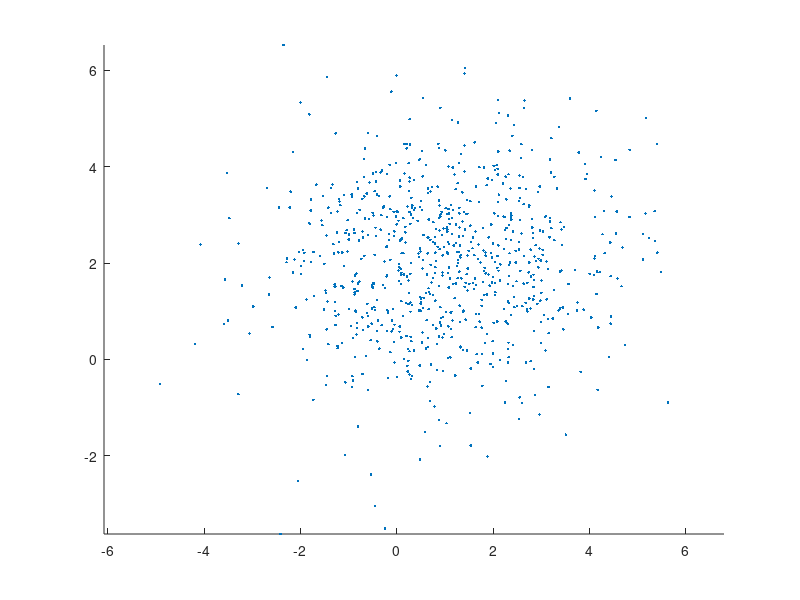
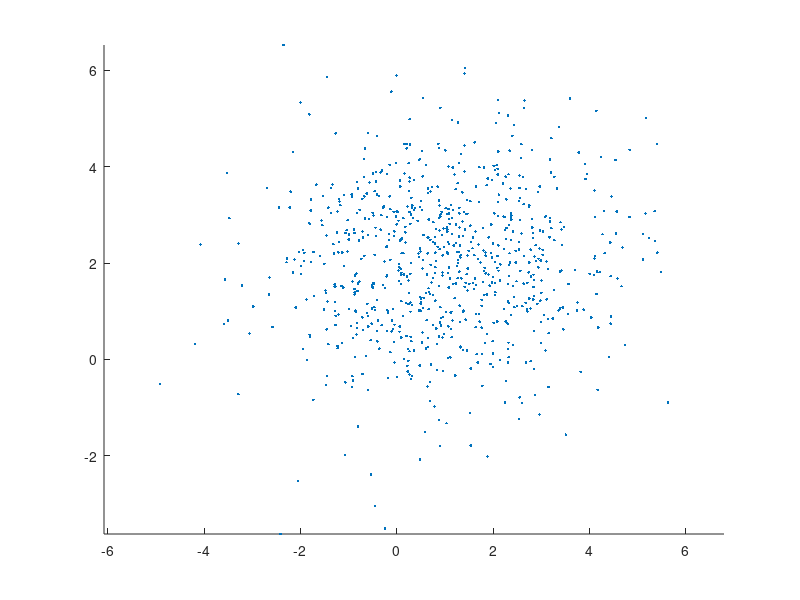

The MATLAB source for these figures, in order: (Note: this script raises an error after producing the figures.)
mul = [1 2];
sigmal = [3 .2; .2 2];
compl = mvnrnd(mul, sigmal, 800);

mu2 = [-1 -2];
sigma2 = [2 0; 0 1];
comp2 = mvnrnd(mu2, sigma2, 4);

X = [compl ; comp2]

figure
scatter(X(:,1), X(:,2), '.')
axis equal
function p = mygmmm(x1,x2, w1, mul, sigmal, w2, mu2, sigma2)
    assert(w1 + w2 == 1.0, 'the weights of the components must add to 1.0')
    assert(all([w1 w2] >= 0 & [w1 w2]<= 1), 'the weights must be positive and in range 0 to 1')

    p = w1 * mvnpdf([x1 x2], mul, sigmal) + w2 * mvnpdf([x1 x2], mu2, sigma2);
end
figure
scatter(X(:,1), X(:,2), '.')
axis equal
fsurf(@(x1,x2) mygmmm(x1,x2, 800/804, mul, sigmal, 4/804, mu2, sigma2));
